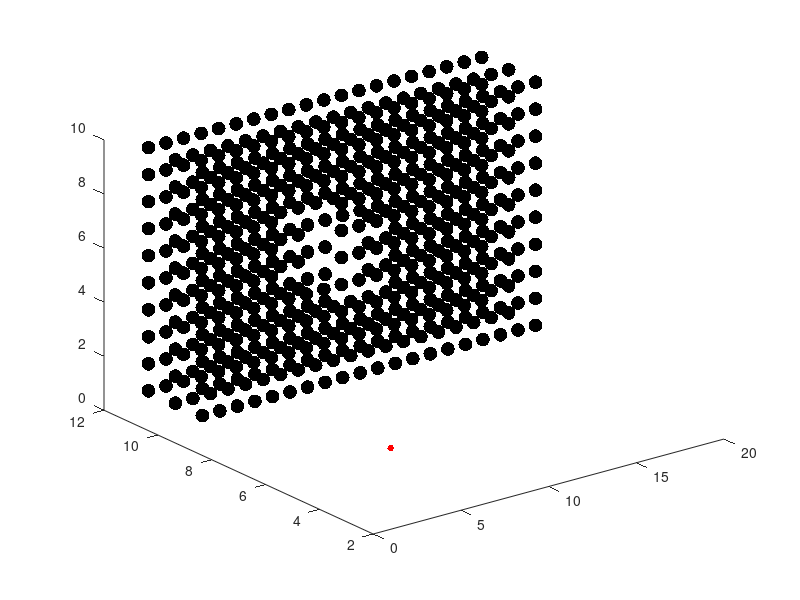

Source code (MATLAB): (Note: this script raises an error after producing the figure.)
%% Planner RRT

close all
clear all
clc

%load('map.mat');

x_size = 20;
y_size = 20;
z_size = 10;

map = rand(x_size,y_size, z_size);

obstacle_chance = 0.05;

% for i = 1:x_size
%     for j = 1:y_size
%         for k = 1:z_size
%             if map(i, j, k) <= obstacle_chance
%                 map(i, j, k) = 0; %obstacle
%             else
%                 map(i, j, k) = 1; %free space
%             end
%         end
%     end
% end

map = zeros(x_size, y_size, z_size) + 1;

for i = 1:x_size
    for j = 1:z_size
        if (i ~= 9 && i ~= 10 && i ~= 11) ||  (j ~= 4 && j ~= 5 && j ~= 6)
            map(i, 10, j) = 0;
            map(i, 9, j) = 0;
            map(i, 11, j) = 0;
        end
    end
end



q_i = [1 2 3];
q_f = [15 15 7];

map(q_i(1), q_i(2), q_i(3)) = 1;
map(q_f(1), q_f(2), q_f(3)) = 1;

%% show map

figure(1)

for i = 1:x_size
    for j = 1:y_size
        for k = 1:z_size
            if map(i, j, k) == 0
                plot3(i, j, k, 'k.-', 'MarkerSize',30, 'LineWidth', 20);
                hold on
            end
        end
    end
end

%% DEBUG
%rng('default')

delta = 5;
Iterations = 25; 
increaseIterations = 5;
trial = 0;
maxTries = 5;
endAlgorithm = false;

roadmap = [q_i; q_f];
connections = [];

% belongs_to_subtree knows which nodes are connected to q_i and which ones
% are connected to q_f, to make it easier to try to connect the two
% subtrees after the points have been extracted
belongs_to_subtree = [1 2];

i = 0;

while endAlgorithm == false && trial < maxTries 

    trial = trial + 1;
    
    while i < Iterations-increaseIterations+increaseIterations*trial
        
        % extract q_rand
        q_rand = [randi([1 x_size]), randi([1 y_size]), randi([1, z_size])];
    
        % find q_near
        q_near = q_i;
        index_near = 1;
        collision = false;
        for j = 2:length(roadmap(:, 1))
            if sqrt((q_rand(1)-roadmap(j, 1))^2+(q_rand(2)-roadmap(j, 2))^2+(q_rand(3)-roadmap(j, 3))^2) < sqrt((q_rand(1)-q_near(1))^2+(q_rand(2)-q_near(2))^2+(q_rand(3)-q_near(3))^2) 
                q_near = roadmap(j, :);
                index_near = j;
            end
        end
    
        % build the line between q_near and q_rand, pick q_new, check for
        % collisions on the segment between q_near and q_new. If no collisions 
        % add the point q_new and the segment to the roadmap
        u = [q_rand(1)-q_near(1), q_rand(2)-q_near(2), q_rand(3)-q_near(3)];
        if norm(u) == 0
            collision = true;
        end

        if collision == false
            u = u/norm(u);
            q_new = q_near+delta*u;
            
            % make sure q_new is an integer
            q_new = [floor(q_new(1)) floor(q_new(2)) floor(q_new(3))];
    
            % if q_new is out of bounds we discard it and assume a collision
            if q_new(1) < 1 || q_new(1) > x_size || q_new(2) < 1 || q_new(2) > y_size || q_new(3) < 1 || q_new(3) > z_size
                collision = true;
            end
               
            j = 0;
        end
    
        while collision == false && j < delta - 0.5
            j = j+0.5;
            q_current = [q_near(1)+j*u(1), q_near(2)+j*u(2), q_near(3)+j*u(3)];
            if map(floor(q_current(1)), floor(q_current(2)), floor(q_current(3))) == 0 
                collision = true;
                %disp("Collision!")
            end
        end
    
        if collision == false
            roadmap = [roadmap; q_new];
            connections = [connections; [length(roadmap(:, 1)) index_near]];
            %disp("Adding!")
            belongs_to_subtree = [belongs_to_subtree belongs_to_subtree(index_near)];
        end
    
        i = i+1;
    end
    
    % find the two closest nodes in the two subtrees
    minDistance = x_size*y_size*z_size; % impossibly high value to initialize the algorithm
    indexA = 1;
    indexB = 2;
    for i = 1:length(belongs_to_subtree)
        if belongs_to_subtree(i) == 1
            for j = 1:length(belongs_to_subtree)
                if belongs_to_subtree(j) == 2
                    if sqrt((roadmap(i, 1)-roadmap(j, 1))^2+(roadmap(i, 2)-roadmap(j, 2))^2+(roadmap(i, 3)-roadmap(j, 3))^2) < minDistance
                        indexA = i;
                        indexB = j;
                        minDistance = sqrt((roadmap(i, 1)-roadmap(j, 1))^2+(roadmap(i, 2)-roadmap(j, 2))^2+(roadmap(i, 3)-roadmap(j, 3))^2);
                    end
                end
            end
        end
    end
    
    % try to connect the two closest nodes
    collision_connecting_trees = false;
    treesDistance = sqrt((roadmap(indexA, 1)-roadmap(indexB, 1))^2+(roadmap(indexA, 2)-roadmap(indexB, 2))^2+(roadmap(indexA, 3)-roadmap(indexB, 3))^2);
    j = 0;
    u_connect_trees = [roadmap(indexB, 1)-roadmap(indexA, 1), roadmap(indexB, 2)-roadmap(indexA, 2), roadmap(indexB, 3)-roadmap(indexA, 3)];
    u_connect_trees = u_connect_trees/norm(u_connect_trees);
    while collision_connecting_trees == false && j < treesDistance - 0.5
        j = j+0.5;
        q_current = [roadmap(indexA, 1)+j*u_connect_trees(1), roadmap(indexA, 2)+j*u_connect_trees(2), roadmap(indexA, 3)+j*u_connect_trees(3)];
        if map(floor(q_current(1)), floor(q_current(2)), floor(q_current(3))) == 0 
            collision_connecting_trees = true;
            %disp("Collision!")
        end
    end
    
    % plot the roadmap 
    % in the plot the x and y coordinates have been swapped for coherence
    % with the map

    figure(1)
    hold on
    
    plot3(roadmap(1, 1), roadmap(1, 2), roadmap(1, 3), 'r.', 'MarkerSize', 15);
    hold on
    text(roadmap(1, 1), roadmap(1, 2), roadmap(1, 3), string(1))
    plot3(roadmap(2, 1), roadmap(2, 2), roadmap(2, 3), 'r.', 'MarkerSize', 15);
    hold on
    text(roadmap(2, 1), roadmap(2, 2), roadmap(2, 3), string(2))

    for i = 3:length(roadmap(:, 1))
        plot3(roadmap(i, 1), roadmap(i, 2), roadmap(i, 3), 'g.', 'MarkerSize', 15);
        text(roadmap(i, 1), roadmap(i, 2), roadmap(i, 3), string(i))
        hold on
    end
    
    for i = 1:length(connections(:, 1))
        plot3([roadmap(connections(i, 1), 1) roadmap(connections(i, 2), 1)], [roadmap(connections(i, 1), 2) roadmap(connections(i, 2), 2)], [roadmap(connections(i, 1), 3) roadmap(connections(i, 2), 3)], 'k-');
        hold on
    end

    if collision_connecting_trees == false
        % plot the final connection 
        plot3([roadmap(indexA, 1) roadmap(indexB, 1)], [roadmap(indexA, 2) roadmap(indexB, 2)], [roadmap(indexA, 3) roadmap(indexB, 3)], 'b-');
        hold off
        endAlgorithm = true;
        trial
        
        % generate the textual path from q_i to q_f
        path = [roadmap(indexA, :)];
        while path(1, 1) ~= q_i(1) ||  path(1, 2) ~= q_i(2) ||  path(1, 3) ~= q_i(3)
            [LIA,LOCB] = ismember(roadmap, path(1, :),'rows');
            indexPath = find(LOCB == 1);
            path = [roadmap(connections(indexPath-2, 2), :); path];
        end
        path = [path; roadmap(indexB, :)];
        while path(end, 1) ~= q_f(1) ||  path(end, 2) ~= q_f(2) ||  path(end, 3) ~= q_f(3)
            [LIA,LOCB] = ismember(roadmap, path(end, :),'rows');
            indexPath = find(LOCB == 1);
            path = [path; roadmap(connections(indexPath-2, 2), :)];
        end
        path
    else
        hold off
    end

    if collision_connecting_trees == true
        disp("Failure while connecting the trees, increasing the iteration number!");
    end
end

path(:, 3)=-path(:, 3); % Because of NED configuration

if trial == maxTries && collision_connecting_trees == true
    disp("Too many tries, total failure!")
end


